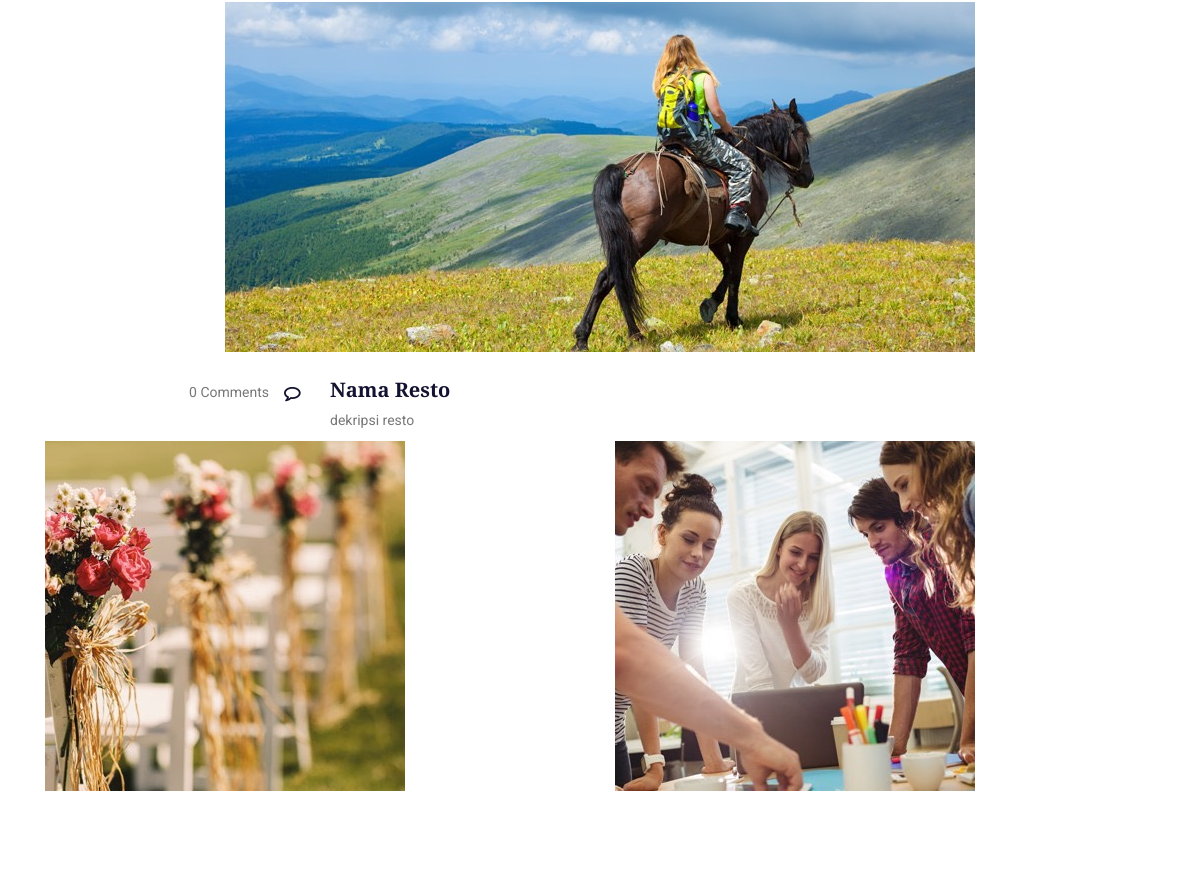
The app's page /foodfun-master/restoranDetail.php?resto=1 (middle part), older data.
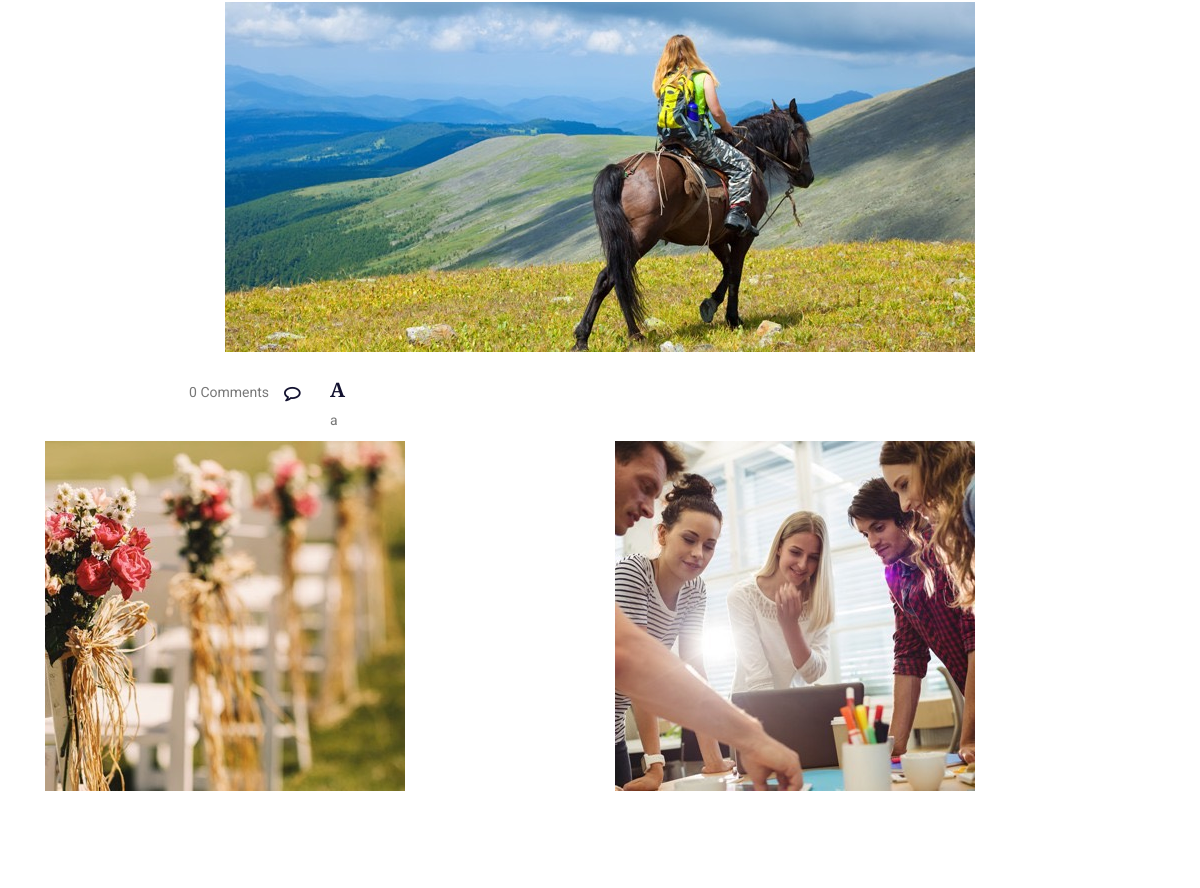
The same page, newer data.
### tables this page shows
CREATE TABLE `restoran` (
  `id_restoran` int(11) NOT NULL,
  `user_id` int(11) NOT NULL,
  `nama` varchar(255) NOT NULL,
  `deskripsi` longtext NOT NULL,
  `no_tlp` int(15) NOT NULL,
  `alamat` varchar(255) NOT NULL,
  `rating` int(1) NOT NULL,
  `jumlah_org` int(11) NOT NULL,
  `foto_id` int(11) NOT NULL,
  `status` int(1) NOT NULL
);

### foodfun-master/restoranDetail.php (the view, shortened to what this page needs)
<?php session_start();
    include('conn.php');
    $restoId = $_GET["resto"];
    $querySelect = "SELECT * FROM restoran WHERE status=1 AND id_restoran=$restoId";
    $restaurants = mysqli_query($conn, $querySelect)->fetch_all(MYSQLI_ASSOC);
    $restaurant = [];
    if (!empty($restaurants)) {
        $restaurant = $restaurants[0];
    } else {
        die('NOT FOUND');
    }
    $querySelect = "
        SELECT k.ulasan, u.nama
        FROM komentar k
        JOIN users u ON u.id_user= k.id_user
        WHERE k.id_restoran=$restoId
    ";
    $comments = mysqli_query($conn, $querySelect)->fetch_all(MYSQLI_ASSOC);
?>
<!DOCTYPE html>
<html lang="en">
<head>
    <link rel="stylesheet" href="assets/css/animate-3.7.0.css">
    <link rel="stylesheet" href="assets/css/font-awesome-4.7.0.min.css">
    <link rel="stylesheet" href="assets/css/bootstrap-4.1.3.min.css">
    <link rel="stylesheet" href="assets/css/owl-carousel.min.css">
    <link rel="stylesheet" href="assets/css/jquery.datetimepicker.min.css">
    <link rel="stylesheet" href="assets/css/style.css">
</head>
<body>
    <section class="blog_area section-padding">
        <div class="container">
            <div class="row">
                <div class="col-lg-12 posts-list">
                    <div class="single-post row">
                        <div class="col-lg-12">
                            <div class="feature-img" style="text-align:center;">
                                <img class="img-fluid" src="assets/images/blog-details/feature-img1.jpg" alt="">
                            </div>
                        </div>
                        <div class="col-lg-3  col-md-3">
                            <div class="blog_info text-right">
                                <ul class="blog_meta list">
                                        <li><a href="#"><?php echo count( $comments)?> Comments<i class="fa fa-comment-o"></i></a></li>
                                    </ul>
                            </div>
                        </div>
                        <div class="col-lg-9 col-md-9 blog_details">
                            <h5><?php echo $restaurant['nama']; ?></h5>
                            <p class="excert">
                                <?php echo $restaurant['deskripsi'];?>
                            </p>
                        </div>
                        <div class="col-lg-12">
                            <div class="row">
                                <div class="col-6">
                                    <img class="img-fluid" src="assets/images/blog-details/post-img1.jpg" alt="">
                                </div>
                                <div class="col-6">
                                    <img class="img-fluid" src="assets/images/blog-details/post-img2.jpg" alt="">
                                </div>
                                <div class="col-lg-12 my-4">
                                </div>
                            </div>
                        </div>
                    </div>
                </div>
            </div>
        </div>
    </section>
</body>
</html>

### foodfun-master/assets/css/style.css (style rules this page uses)
body { color:#777;font-family:"Roboto",sans-serif;font-size:14px;font-weight:400 }
h5 { color:#131230;font-family:"Playfair Display",serif;text-transform:capitalize;font-size:20px !important;font-weight:700 }
ul { margin:0;padding:0;list-style:none }
.blog_info { padding-top:30px }
.blog_info .blog_meta li a { font:300 14px/20px;color:#777777;vertical-align:middle;padding-bottom:12px;display:inline-block }
.blog_info .blog_meta li a i { color:#131230;font-size:16px;font-weight:600;padding-left:15px;line-height:20px;vertical-align:middle }
.blog_details { padding-top:20px }
.blog_details p { margin-bottom:26px }
.single-post .blog_details { padding-top:26px }
.single-post .blog_details p { margin-bottom:10px }
h5 { font-size:16px }
.section-padding { padding:130px 0 }

Row changes from the older to the newer data that the page shows:
changed restoran: nama "Nama Resto" → "A"; deskripsi "dekripsi resto" → "a"
